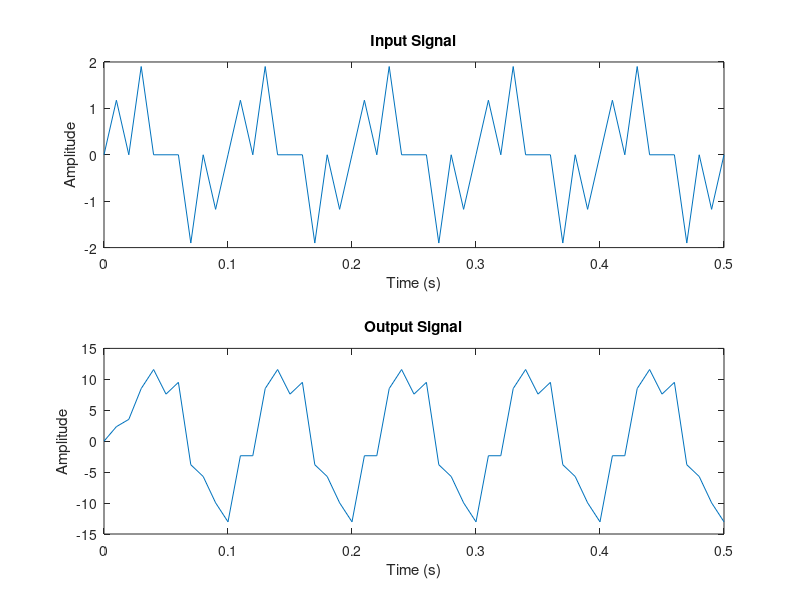
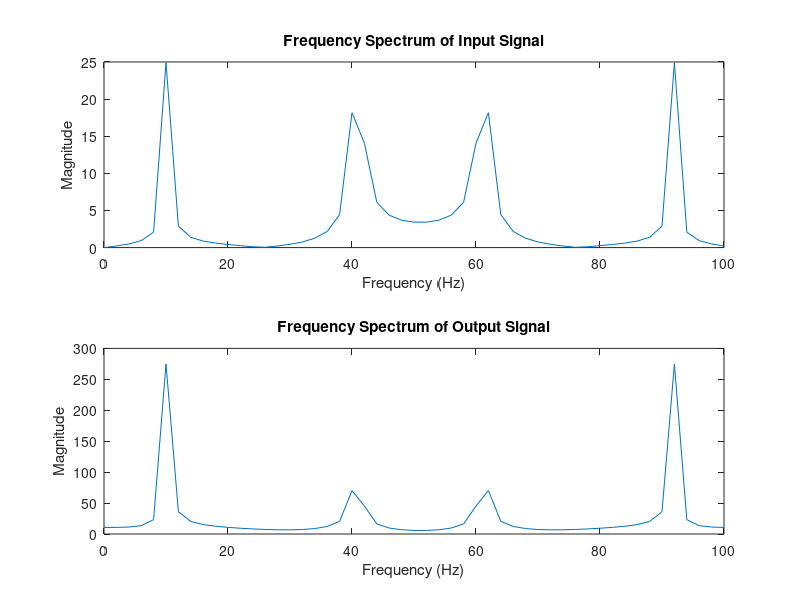

Write the MATLAB code that produced these figures, in order.
% Define the input signal
fs = 100;       % Sample rate in Hz
t = 0:(1/fs):0.5;   % Time vector for 0.5 seconds
f1 = 10;        % Frequency in Hz for sin(2*pi*f1*t)
f2 = 40;        % Frequency in Hz for sin(2*pi*f2*t)
x = sin(2*pi*f1*t) + sin(2*pi*f2*t);  % Input signal

% Define the system coefficients
b = [2 3 4 5];  % Numerator coefficients
a = 1;          % Denominator coefficient (only 1 in this case)

% Compute the output signal
y = filter(b, a, x);

% Plot the input and output signals in time domain
figure;
subplot(2,1,1);
plot(t, x);
xlabel('Time (s)');
ylabel('Amplitude');
title('Input Signal');
subplot(2,1,2);
plot(t, y);
xlabel('Time (s)');
ylabel('Amplitude');
title('Output Signal');

% Plot the input and output signals in frequency domain
X = abs(fft(x));
Y = abs(fft(y));
f = linspace(0, fs, length(t));
figure;
subplot(2,1,1);
plot(f, X);
xlabel('Frequency (Hz)');
ylabel('Magnitude');
title('Frequency Spectrum of Input Signal');
subplot(2,1,2);
plot(f, Y);
xlabel('Frequency (Hz)');
ylabel('Magnitude');
title('Frequency Spectrum of Output Signal');
